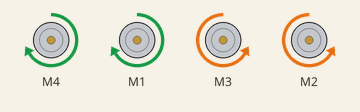
Simulated run of this sketch. Board: Arduino Uno, built with avr-gcc and run on an emulated ATmega328P. On the bench: 4 × DC motor (green arrow = forward, orange = backward, longer = faster).

Above: at 1.0 s.
At 3.0 s:
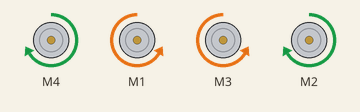
At 5.0 s:
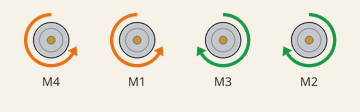
At 7.0 s:
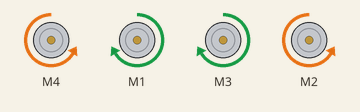
At 10.0 s:
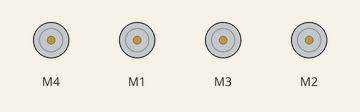
Timing chart, 0 to 15.6 s (numbered marks = the images above):
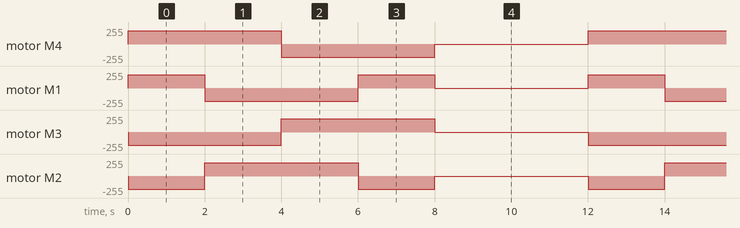

Measured:
- by itself, motor M4: repeats every 12.0 s: backward 200/255 4.0 s, stopped 4.0 s, forward 200/255 4.0 s
- by itself, motor M1: repeats every 12.0 s: backward 200/255 4.0 s, forward 200/255 2.0 s, stopped 4.0 s, forward 200/255 2.0 s
- by itself, motor M3: repeats every 12.0 s: forward 200/255 4.0 s, stopped 4.0 s, backward 200/255 4.0 s
- by itself, motor M2: repeats every 12.0 s: forward 200/255 4.0 s, backward 200/255 2.0 s, stopped 4.0 s, backward 200/255 2.0 s

The sketch:

Alex.ino
```cpp
void setup() {
  // put your setup code here, to run once:

}

void loop() {
  // put your main code here, to run repeatedly:

  forward(200); // takes values from 0 to 255
  delay(2000);

  ccw(200); // takes values from 0 to 255
  delay(2000);

  backward(200); // takes values from 0 to 255
  delay(2000);

  cw(200); // takes values from 0 to 255
  delay(2000);

  stop();
  delay(4000);
}
```

robotlib.ino
```cpp
#include <AFMotor.h>
// Direction values
typedef enum dir
{
  STOP,
  GO,
  BACK,
  CCW,
  CW
} dir;

// Motor control
#define FRONT_LEFT   4 // M4 on the driver shield
#define FRONT_RIGHT  1 // M1 on the driver shield
#define BACK_LEFT    3 // M3 on the driver shield
#define BACK_RIGHT   2 // M2 on the driver shield

AF_DCMotor motorFL(FRONT_LEFT);
AF_DCMotor motorFR(FRONT_RIGHT);
AF_DCMotor motorBL(BACK_LEFT);
AF_DCMotor motorBR(BACK_RIGHT);

void move(int speed, int direction)
{

  motorFL.setSpeed(speed);
  motorFR.setSpeed(speed);
  motorBL.setSpeed(speed);
  motorBR.setSpeed(speed);

  switch(direction)
    {
      case BACK:
        motorFL.run(BACKWARD);
        motorFR.run(BACKWARD);
        motorBL.run(FORWARD);
        motorBR.run(FORWARD);
      break;
      case GO:
        motorFL.run(FORWARD);
        motorFR.run(FORWARD);
        motorBL.run(BACKWARD);
        motorBR.run(BACKWARD);
      break;
      case CW:
        motorFL.run(BACKWARD);
        motorFR.run(FORWARD);
        motorBL.run(FORWARD);
        motorBR.run(BACKWARD);
      break;
      case CCW:
        motorFL.run(FORWARD);
        motorFR.run(BACKWARD);
        motorBL.run(BACKWARD);
        motorBR.run(FORWARD);
      break;
      case STOP:
      default:
        motorFL.run(STOP);
        motorFR.run(STOP);
        motorBL.run(STOP);
        motorBR.run(STOP);
    }
}

void forward(double speed)
{
  move(speed, FORWARD);
}

void backward(double speed)
{
  move(speed, BACKWARD);
}

void ccw(double speed)
{
  move(speed, CCW);
}

void cw(double speed)
{
  move(speed, CW);
}

void stop()
{
  move(0, STOP);
}
```
